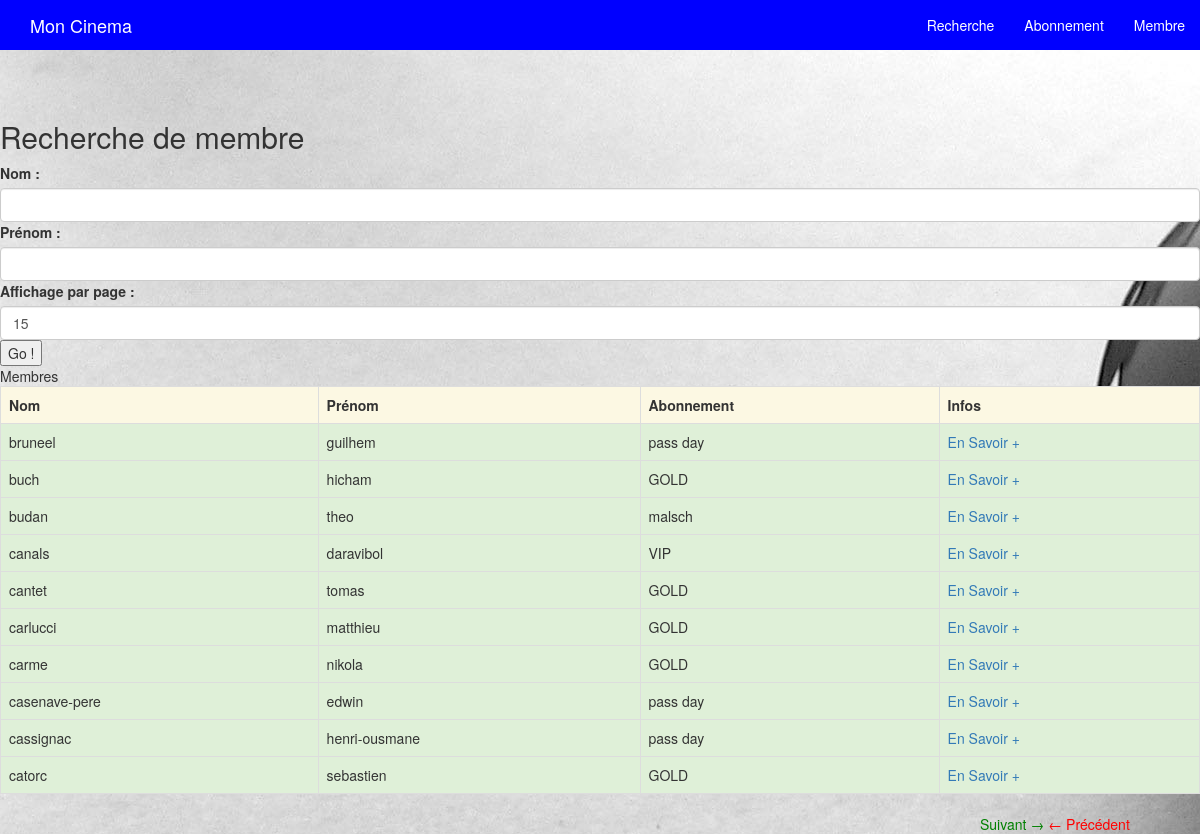
/membre.php?&limit=10&page=5, run on the app's committed database.
### tables this page shows
CREATE TABLE `tp_membre` (
  `id_membre` int(11) NOT NULL,
  `id_fiche_perso` int(11) NOT NULL,
  `id_abo` int(11) DEFAULT NULL,
  `date_abo` datetime DEFAULT NULL,
  `id_dernier_film` int(11) NOT NULL,
  `date_dernier_film` datetime DEFAULT NULL,
  `date_inscription` datetime DEFAULT NULL
);

CREATE TABLE `tp_fiche_personne` (
  `id_perso` int(11) NOT NULL,
  `nom` varchar(255) NOT NULL,
  `prenom` varchar(255) NOT NULL,
  `date_naissance` datetime NOT NULL,
  `email` varchar(255) DEFAULT NULL,
  `adresse` varchar(255) NOT NULL,
  `cpostal` varchar(255) DEFAULT NULL,
  `ville` varchar(255) DEFAULT NULL,
  `pays` varchar(255) DEFAULT NULL
);

CREATE TABLE `tp_abonnement` (
  `id_abo` int(11) NOT NULL,
  `nom` varchar(255) NOT NULL,
  `resum` varchar(255) NOT NULL,
  `prix` int(11) NOT NULL,
  `duree_abo` tinyint(4) NOT NULL
);

### membre.php (the view, shortened to what this page needs)
<?php include "base_donnees.php";
$query = 'SELECT `tp_membre`.`id_membre`, `tp_fiche_personne`.`nom` AS nom, `tp_fiche_personne`.`prenom` AS prenom , `tp_abonnement`.`nom` AS abo FROM `tp_membre` LEFT JOIN `tp_fiche_personne` ON `tp_membre`.`id_fiche_perso`=`tp_fiche_personne`.`id_perso` LEFT JOIN `tp_abonnement` ON `tp_abonnement`.`id_abo`=`tp_membre`.`id_abo`';
$emplace = array();
$query .= ' ORDER BY nom';
$resultats = $bdd->prepare($query);
$resultats->execute($emplace);
$pagination = $resultats->fetchAll();
$nbMembre = count($pagination);
$limit = 10;
if(isset($_GET['page']))
{
  $Pageact = $_GET['page'];
}
else
{
  $Pageact = 1;
}
if(isset($_GET['limit']))
{
  $limit = $_GET['limit'];
  $query .= ' LIMIT '.(($Pageact - 1)*$limit).", $limit";
}
else
{
  $query .= ' LIMIT '.(($Pageact - 1)*$limit).", $limit";
}
$resultats = $bdd->prepare($query);
$resultats->execute($emplace);
$categories = $resultats->fetchAll();
$nbPages = ceil($nbMembre/$limit);
?>
<!DOCTYPE html>
<html lang="fr">
<head>
  <link href="../../dist/css/bootstrap.min.css" rel="stylesheet">
  <link rel="stylesheet" href="https://maxcdn.bootstrapcdn.com/bootstrap/3.3.7/css/bootstrap.min.css">
  <link rel="stylesheet" href="style.css">
</head>
<body>
  <nav class="navbar-fixed-top">
    <div class="container-fluid">
      <div class="navbar-header">
        <a class="navbar-brand" href="#">Mon Cinema</a>
      </div>
      <div id="navbar" class="navbar-collapse collapse">
        <ul class="nav navbar-nav navbar-right">
        <li><a href="index.php">Recherche</a></li>
        <li><a href="abonnement.php">Abonnement</a></li>
        <li><a href="membre.php">Membre</a></li>
      </ul>
     </div>
   </div>
 </nav>
 <div id="main">
      <h2>Recherche de membre</h2>
      <form method="GET" name="searchMember" action="membre.php" >
        <label for="nom">Nom : </label>
        <input type="text" class="form-control" id="nom" name="nom" />
        <label for="prenom">Prénom : </label>
        <input type="text" id="prenom" class="form-control" name="prenom" />
        <label for="limit">Affichage par page :</label>
        <input type="number" id="limit" name="limit"  class="form-control" value="15" min="0" />
        <input type="submit" id="valid" name="Validation" value="Go !" />
      </form>
      <header>Membres</header>
      <table id="indexMembres" class="table table-bordered">
        <tr class="warning">
          <th>Nom</th>
          <th>Prénom</th>
          <th>Abonnement</th>
          <th>Infos</th>
        </tr>
        <?php
        if(!empty($categories))
        {
          foreach($categories as $elem)
          {
            ?>
            <tr class="success">
              <td><?php echo $elem['nom']; ?></td>
              <td><?php echo $elem['prenom']; ?></td>
              <td><?php echo $elem['abo']; ?></td>
              <td><a href="ficheMembre.php<?php echo "?"."id=".$elem['id_membre']?>">En Savoir +</a></td>
            </tr>
            <?php
          }
        }
        else
        {
          ?>
          <tr><td><?php echo "Aucun resultat "; ?></td></tr>
          <?php
        }
        ?>
      </table>
      <?php
      if($Pageact < $nbPages)
      {
        ?>
        <a href='<?php echo "?"; if(isset($nom)) echo "nom=" . $nom; if(isset($prenom)) echo "&amp;prenom=" . $prenom; if(isset($limit)) echo "&amp;limit=" .$limit; echo "&amp;page=" . ($Pageact+1); ?>' class="next" title="lien vers la page suivante">Suivant &rarr;</a>
        <?php
      }
      if($Pageact > 1)
      {
        ?>
        <a href='<?php echo "?"; if(isset($nom)) echo "nom=" . $nom; if(isset($prenom)) echo "&amp;prenom=" . $prenom; if(isset($limit)) echo "&amp;limit=" .$limit; echo "&amp;page=" . ($Pageact-1); ?>' class="previous" title="lien vers la page précédente">&larr; Précédent</a>
        <?php
      }
      ?>
  </div>

### style.css (style rules this page uses)
body { padding-top: 100px; background-image: url("cinee.jpeg"); }
nav { background-color: blue; }
nav a { color: #ffffff; }
.next { padding-left: 980px; color: green; }
.previous { color: red; }

### data on the page
tp_membre: tp_fiche_personne.nom "bruneel", tp_fiche_personne.prenom "guilhem", id_abo.nom "pass day"
tp_membre: tp_fiche_personne.nom "buch", tp_fiche_personne.prenom "hicham", id_abo.nom "GOLD"
tp_membre: tp_fiche_personne.nom "budan", tp_fiche_personne.prenom "theo", id_abo.nom "malsch"
tp_membre: tp_fiche_personne.nom "canals", tp_fiche_personne.prenom "daravibol", id_abo.nom "VIP"
tp_membre: tp_fiche_personne.nom "cantet", tp_fiche_personne.prenom "tomas", id_abo.nom "GOLD"
tp_membre: tp_fiche_personne.nom "carlucci", tp_fiche_personne.prenom "matthieu", id_abo.nom "GOLD"
tp_membre: tp_fiche_personne.nom "carme", tp_fiche_personne.prenom "nikola", id_abo.nom "GOLD"
tp_membre: tp_fiche_personne.nom "casenave-pere", tp_fiche_personne.prenom "edwin", id_abo.nom "pass day"
tp_membre: tp_fiche_personne.nom "cassignac", tp_fiche_personne.prenom "henri-ousmane", id_abo.nom "pass day"
tp_membre: tp_fiche_personne.nom "catorc", tp_fiche_personne.prenom "sebastien", id_abo.nom "GOLD"
